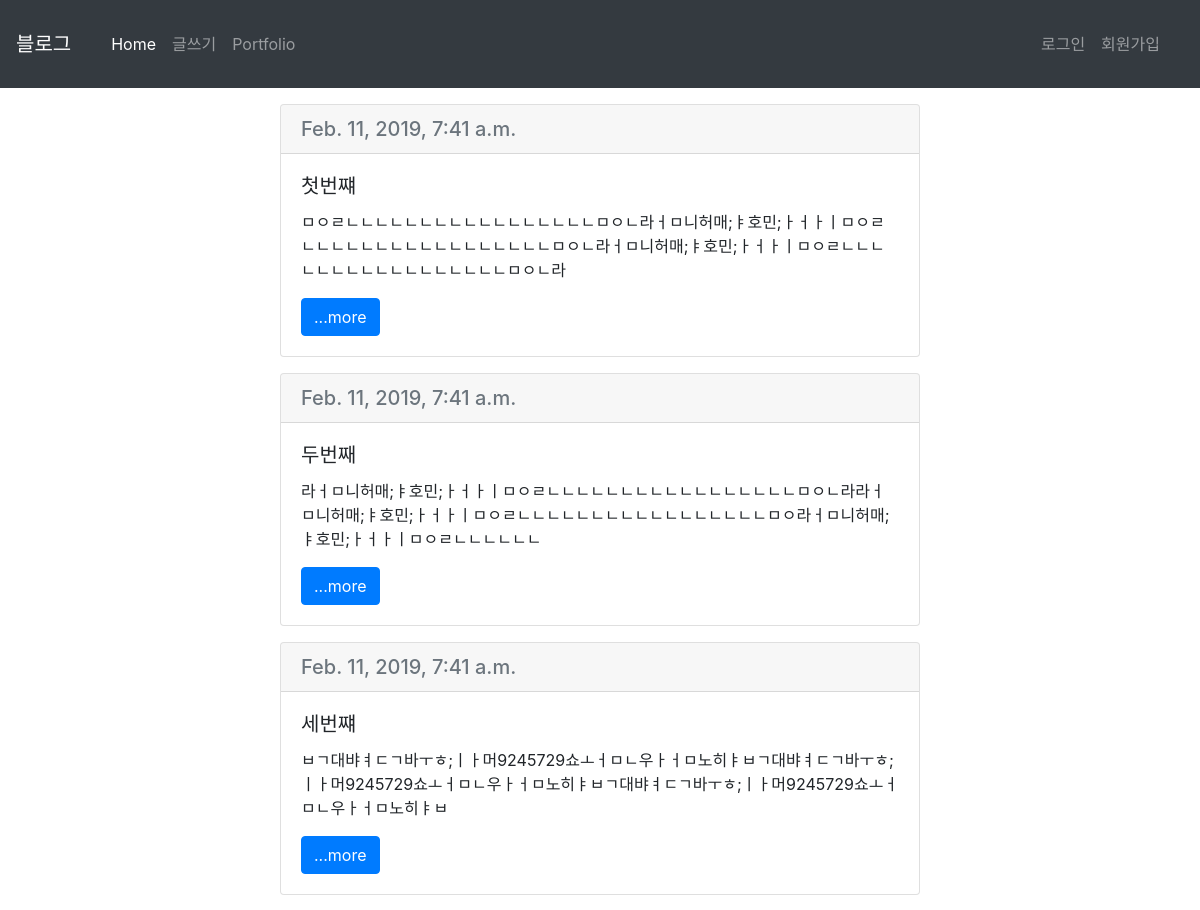
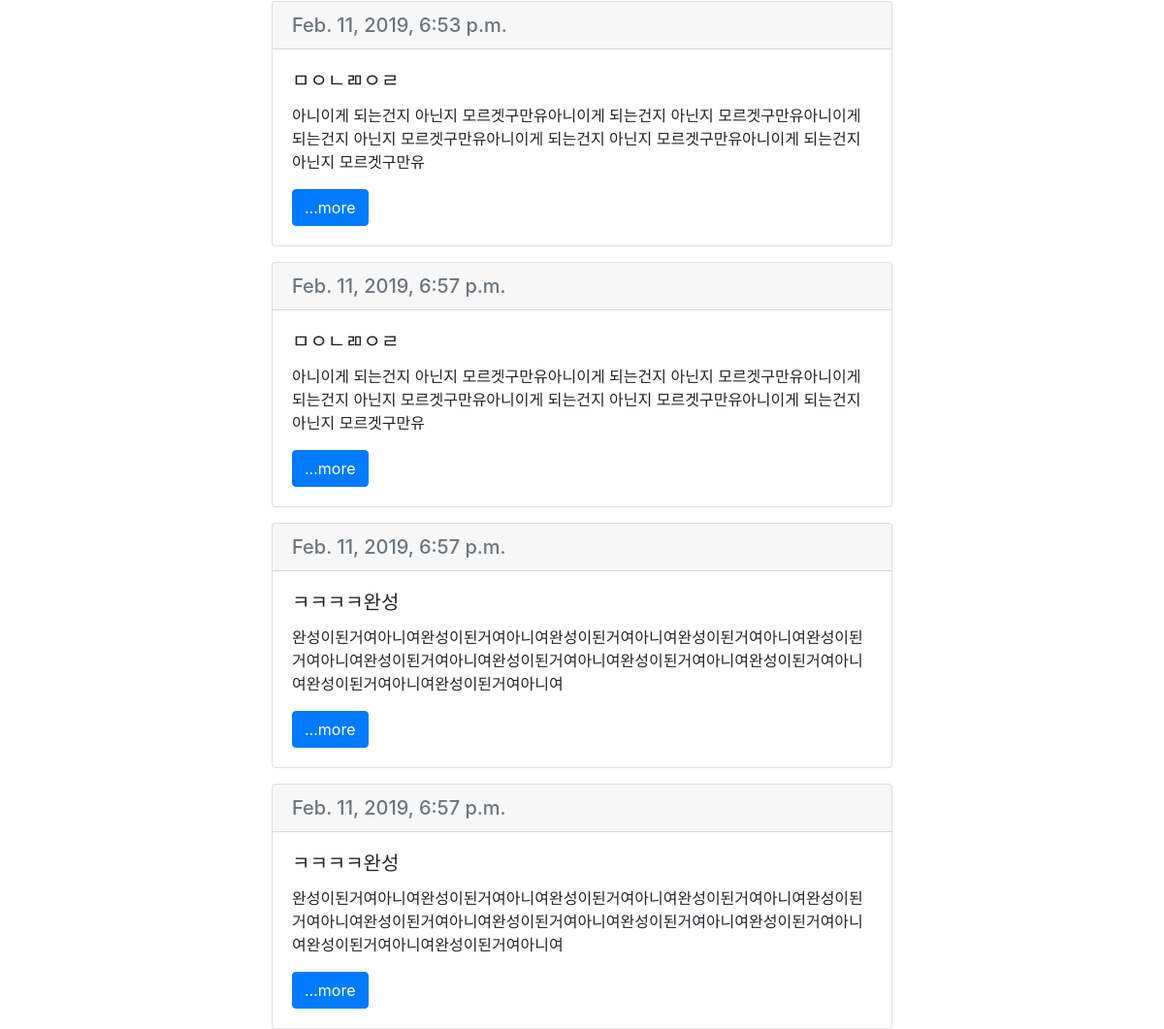
The page / on the database its author committed (2 pictures, top to bottom).
### blog/models.py (models this page shows, shortened)
class Blog(models.Model):
    title = models.CharField(max_length=200)
    pub_date = models.DateTimeField('date published')
    body = models.TextField()
    def summary(self):
        return self.body[:100]

### blog/views.py (the view)
# urls.py: 2. Add a URL to urlpatterns:  path('', views.home, name='home')
def home(request):
    blogs = Blog.objects
    return render(request, 'home.html', {'blogs' : blogs})

### blog/templates/home.html (shortened to what this page needs)
<head>
    <link rel="stylesheet" href="https://stackpath.bootstrapcdn.com/bootstrap/4.2.1/css/bootstrap.min.css">
</head>
{% extends 'base.html' %}
{% block contents %}
{% for blog in blogs.all %}
    <div class="card mx-auto mt-3" style="width: 40rem;">
        <h5 class="card-header text-muted">{{blog.pub_date}}</h5>
        <div class="card-body">
            <h5 class="card-title">{{blog.title}}</h5>
            <p class="card-text">{{blog.summary}}</p>
            <a href="{%url 'detail' blog.id %}" class="btn btn-primary">...more</a>
        </div>
    </div>
{% endfor %}
{% endblock %}

### blogproject/templates/base.html (shortened to what this page needs)
<head>
    <link rel="stylesheet" href="https://stackpath.bootstrapcdn.com/bootstrap/4.2.1/css/bootstrap.min.css">
</head>
<body>
    <nav class="navbar navbar-expand-lg navbar-dark bg-dark">
        <a class="navbar-brand" href="#">블로그</a>
        <div class="collapse navbar-collapse d-flex justify-content-between p-3" id="navbarNavDropdown">
            <div>
                <ul class="navbar-nav">
                    <li class="nav-item active">
                        <a class="nav-link" href="{%url 'home' %}">Home <span class="sr-only">(current)</span></a>
                    </li>
                    <li class="nav-item">
                        <a class="nav-link" href="{%url 'new' %}">글쓰기</a>
                    </li>
                    <li class="nav-item">
                        <a class="nav-link" href="{%url 'portfolio' %}">Portfolio</a>
                    </li>
                </ul>
            </div>
            <div class="">
                <ul class="navbar-nav">
                        <li class="nav-item">
                            <h5><a class="nav-link disabled" href="#" tabindex="-1" aria-disabled="true">{{ user.username }}님 환영합니다.</a></h3>
                        </li>
                        <li class="nav-item dropdown">
                            <a class="nav-link dropdown-toggle" href="#" id="navbarDropdown" role="button" data-toggle="dropdown" aria-haspopup="true" aria-expanded="false">
                                Dropdown
                            </a>
                            <div class="dropdown-menu" aria-labelledby="navbarDropdown">
                                <a class="dropdown-item" href="#">Action</a>
                                <a class="dropdown-item" href="#">Another action</a>
                                <div class="dropdown-divider"></div>
                                <a class="dropdown-item" href="#">Something else here</a>
                            </div>
                        </li>
                        <li class="nav-item active">
                            <a class="nav-link font-weight-bold " href="{% url 'logout' %}">로그아웃</a>
                        </li>
                        <li class="nav-item">
                            <a class="nav-link" href="{% url 'login' %}">로그인</a>
                        </li>
                        <li class="nav-item">
                            <a class="nav-link" href="{% url 'signup' %}">회원가입</a>
                        </li>
                </ul>
            </div>
        </div>
    </nav>
{% block contents %}{% endblock %}
</body>

### rows shown on the page
Blog: pub_date "Feb. 11, 2019, 7:41 a.m.", title "첫번쨰", summary "ㅁㅇㄹㄴㄴㄴㄴㄴㄴㄴㄴㄴㄴㄴㄴㄴㄴㄴㄴㄴㅁㅇㄴ라ㅓㅁ니허매;ㅑ호민;ㅏㅓㅏㅣㅁㅇㄹㄴㄴㄴㄴㄴㄴㄴㄴㄴㄴㄴㄴㄴㄴㄴㄴㄴㅁㅇㄴ라ㅓㅁ니허매;ㅑ호민;ㅏㅓㅏㅣㅁㅇㄹㄴㄴㄴㄴㄴㄴㄴㄴㄴㄴㄴㄴㄴㄴㄴㄴㄴㅁㅇㄴ라"
Blog: pub_date "Feb. 11, 2019, 7:41 a.m.", title "두번째", summary "라ㅓㅁ니허매;ㅑ호민;ㅏㅓㅏㅣㅁㅇㄹㄴㄴㄴㄴㄴㄴㄴㄴㄴㄴㄴㄴㄴㄴㄴㄴㄴㅁㅇㄴ라라ㅓㅁ니허매;ㅑ호민;ㅏㅓㅏㅣㅁㅇㄹㄴㄴㄴㄴㄴㄴㄴㄴㄴㄴㄴㄴㄴㄴㄴㄴㄴㅁㅇ라ㅓㅁ니허매;ㅑ호민;ㅏㅓㅏㅣㅁㅇㄹㄴㄴㄴㄴㄴㄴ"
Blog: pub_date "Feb. 11, 2019, 7:41 a.m.", title "세번쨰", summary "ㅂㄱ대뱌ㅕㄷㄱ바ㅜㅎ;ㅣㅏ머9245729쇼ㅗㅓㅁㄴ우ㅏㅓㅁ노히ㅑㅂㄱ대뱌ㅕㄷㄱ바ㅜㅎ;ㅣㅏ머9245729쇼ㅗㅓㅁㄴ우ㅏㅓㅁ노히ㅑㅂㄱ대뱌ㅕㄷㄱ바ㅜㅎ;ㅣㅏ머9245729쇼ㅗㅓㅁㄴ우ㅏㅓㅁ노히ㅑㅂ"
Blog: pub_date "Feb. 11, 2019, 6:53 p.m.", title "ㅁㅇㄴㄻㅇㄹ", summary "아니이게 되는건지 아닌지 모르겟구만유아니이게 되는건지 아닌지 모르겟구만유아니이게 되는건지 아닌지 모르겟구만유아니이게 되는건지 아닌지 모르겟구만유아니이게 되는건지 아닌지 모르겟구만유"
Blog: pub_date "Feb. 11, 2019, 6:57 p.m.", title "ㅁㅇㄴㄻㅇㄹ", summary "아니이게 되는건지 아닌지 모르겟구만유아니이게 되는건지 아닌지 모르겟구만유아니이게 되는건지 아닌지 모르겟구만유아니이게 되는건지 아닌지 모르겟구만유아니이게 되는건지 아닌지 모르겟구만유"
Blog: pub_date "Feb. 11, 2019, 6:57 p.m.", title "ㅋㅋㅋㅋ완성", summary "완성이된거여아니여완성이된거여아니여완성이된거여아니여완성이된거여아니여완성이된거여아니여완성이된거여아니여완성이된거여아니여완성이된거여아니여완성이된거여아니여완성이된거여아니여완성이된거여아니여"
Blog: pub_date "Feb. 11, 2019, 6:57 p.m.", title "ㅋㅋㅋㅋ완성", summary "완성이된거여아니여완성이된거여아니여완성이된거여아니여완성이된거여아니여완성이된거여아니여완성이된거여아니여완성이된거여아니여완성이된거여아니여완성이된거여아니여완성이된거여아니여완성이된거여아니여"
